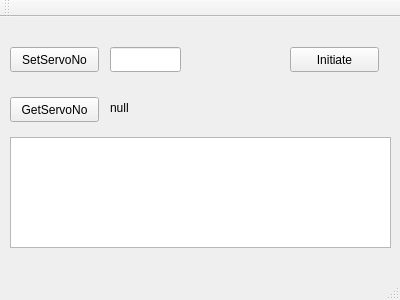
<?xml version="1.0" encoding="UTF-8"?>
<ui version="4.0">
 <class>MainWindow</class>
 <widget class="QMainWindow" name="MainWindow">
  <property name="geometry">
   <rect>
    <x>0</x>
    <y>0</y>
    <width>400</width>
    <height>300</height>
   </rect>
  </property>
  <property name="windowTitle">
   <string>MainWindow</string>
  </property>
  <widget class="QWidget" name="centralWidget">
   <widget class="QPushButton" name="SetServoNo_Button">
    <property name="geometry">
     <rect>
      <x>10</x>
      <y>30</y>
      <width>89</width>
      <height>25</height>
     </rect>
    </property>
    <property name="text">
     <string>SetServoNo</string>
    </property>
   </widget>
   <widget class="QLabel" name="ServoNo_Lable">
    <property name="geometry">
     <rect>
      <x>110</x>
      <y>80</y>
      <width>71</width>
      <height>21</height>
     </rect>
    </property>
    <property name="text">
     <string>null</string>
    </property>
   </widget>
   <widget class="QLineEdit" name="ServoNo_LineEdit">
    <property name="geometry">
     <rect>
      <x>110</x>
      <y>30</y>
      <width>71</width>
      <height>25</height>
     </rect>
    </property>
   </widget>
   <widget class="QPushButton" name="Initiate_Button">
    <property name="geometry">
     <rect>
      <x>290</x>
      <y>30</y>
      <width>89</width>
      <height>25</height>
     </rect>
    </property>
    <property name="text">
     <string>Initiate</string>
    </property>
   </widget>
   <widget class="QPlainTextEdit" name="MessageText">
    <property name="geometry">
     <rect>
      <x>10</x>
      <y>120</y>
      <width>381</width>
      <height>111</height>
     </rect>
    </property>
    <property name="readOnly">
     <bool>true</bool>
    </property>
   </widget>
   <widget class="QPushButton" name="GetServoNo_Button">
    <property name="geometry">
     <rect>
      <x>10</x>
      <y>80</y>
      <width>89</width>
      <height>25</height>
     </rect>
    </property>
    <property name="text">
     <string>GetServoNo</string>
    </property>
   </widget>
  </widget>
  <widget class="QMenuBar" name="menuBar">
   <property name="geometry">
    <rect>
     <x>0</x>
     <y>0</y>
     <width>400</width>
     <height>22</height>
    </rect>
   </property>
  </widget>
  <widget class="QToolBar" name="mainToolBar">
   <attribute name="toolBarArea">
    <enum>TopToolBarArea</enum>
   </attribute>
   <attribute name="toolBarBreak">
    <bool>false</bool>
   </attribute>
  </widget>
  <widget class="QStatusBar" name="statusBar"/>
 </widget>
 <layoutdefault spacing="6" margin="11"/>
 <resources/>
 <connections/>
</ui>
